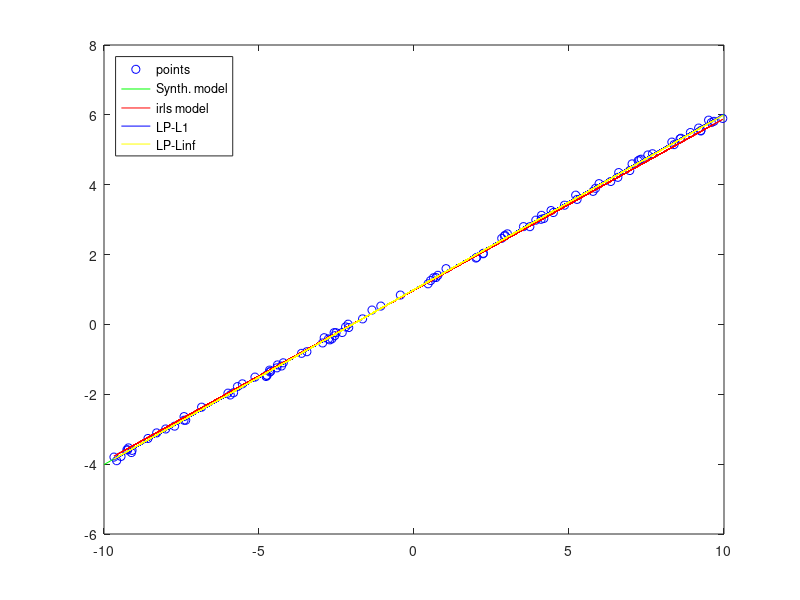

Source code (MATLAB):
    %generate data
N=100;
rng('shuffle','twister');
a=1.5*rand;
b_lim=(rand-0.5)*20;
%outlier ratio  y=a*-10+b  10a+b

r=0;
num_outlier=N*r;
noise=(rand(N-num_outlier,1)-0.5)/5;
x=(rand(N-num_outlier,1)-0.5)*20;
y=a*x+b_lim+noise;%-13->-3
x_outlier=(rand(num_outlier,1)-0.5)*20;
y_outliers=rand(num_outlier,1)*15*a+b_lim;
x=[x;x_outlier];
y=[y;y_outliers];
x_syn=linspace(-10,10);
y_syn=a*x_syn+b_lim;
%IRLS,initial parameters
parameter_old=[0;0];
parameter_new=[1;1];
X=[x,ones(100,1)];
W=eye(100);
while norm(parameter_new-parameter_old)>=0.001
    %update parameter
    parameter_old=parameter_new;
    parameter_new=(X'*W*X)\(X'*W*y);
    W=diag(0.5*(y-X*parameter_new).^-1);
end
y_irls=X*parameter_new;

%---------------------L1-------------------------------%

%min[0,0,1.....1]*[m;n;t1;.....tn]
%Ax<=b            [-X -I][p;t]<=-y    [X -I][p;t]<=y
%A=[X 1;X -1]   b=[y;y]
f_lim=[0;0;ones(100,1)];
A_lim=[-X,-eye(100);X,-eye(100)];
b_lim=[-y;y];
xlm_solution=linprog(f_lim,A_lim,b_lim);
y_L1=X*xlm_solution(1:2);

%---------------------L?-------------------------------%

%min[0,0,1]*[m;n;t]
%Ax<=b            [X -1][p;t]<=y    [-X -1][p;t]<=-y
%A=[X 1;X -1]   b=[y;y]
f_lim=[0;0;1];
A_lim=[X,-ones(100,1);-X,-ones(100,1)];
b_lim=[y;-y];
xlm_solution=linprog(f_lim,A_lim,b_lim);
y_lim=X*xlm_solution(1:2);







plot(x,y,'ob',x_syn,y_syn,'g',x,y_irls,'r',x,y_L1,'b',x,y_lim,'y');
legend('points','Synth. model','irls model','LP-L1','LP-Linf','Location','northwest')



